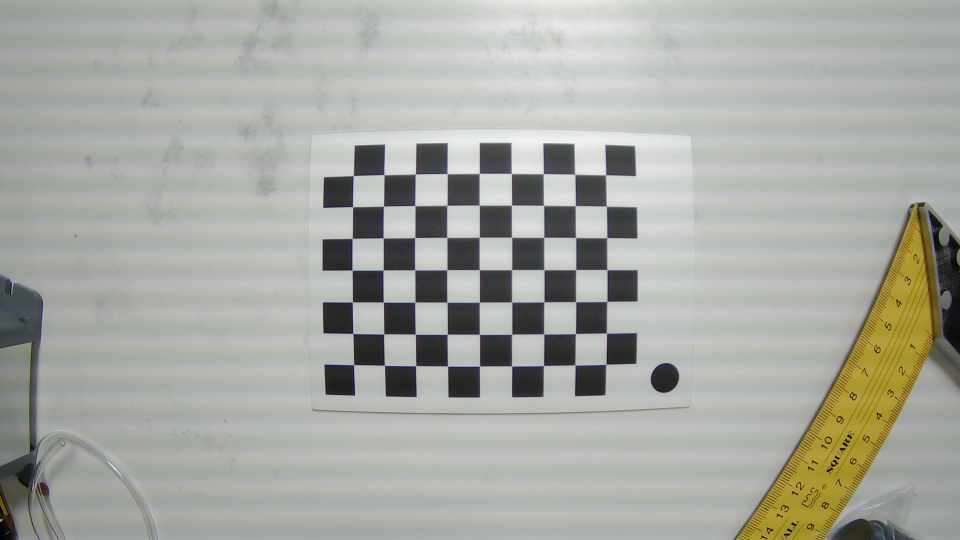
#> input picture calibration_images/session_20250517_054446/image001.jpg, 1920 x 1080 px, given in place of the camera (shown at 1/2 size)
$ python VisionDetect.py   (older library calls are emulated)
#> lines starting #> are read from the running program, lines starting #| are printed output that depends on the picture; after the words box and inside, x2 and y2 are one past the last pixel; in counts of white or black regions, pixels touching at a corner belong together
import cv2
import numpy as np


def main():
    # Load calibration data
    try:
        data = np.load('calibration_data.npz')
#> (reads calibration_capture/calibration_data.npz from the repository)
        mtx, dist = data['mtx'], data['dist']
        print("Calibration data loaded successfully")
    except Exception as e:
        print(f"Error loading calibration data: {e}")
        return

    # Initialize camera
    cam = cv2.VideoCapture(0, cv2.CAP_DSHOW)
    cam.set(cv2.CAP_PROP_FRAME_WIDTH, 1920)
    cam.set(cv2.CAP_PROP_FRAME_HEIGHT, 1080)
    cam.set(cv2.CAP_PROP_FPS, 5)
    cam.set(cv2.CAP_PROP_AUTOFOCUS, 0)

    if not cam.isOpened():
        print("Error: Could not open camera")
        return

    # Get actual frame size
    width = int(cam.get(cv2.CAP_PROP_FRAME_WIDTH))
    height = int(cam.get(cv2.CAP_PROP_FRAME_HEIGHT))
    center_x = width // 2
    center_y = height // 2
    print(f"Camera resolution: {width}x{height}")

    # Undistortion mapping
    mapx, mapy = cv2.initUndistortRectifyMap(mtx, dist, None, mtx, (width, height), cv2.CV_16SC2)

    # Create control window with trackbars
    cv2.namedWindow('Controls', cv2.WINDOW_NORMAL)
    cv2.resizeWindow('Controls', 600, 200)
    cv2.createTrackbar('Threshold', 'Controls', 60, 255, lambda x: None)
    cv2.createTrackbar('Min Radius', 'Controls', 5, 500, lambda x: None)
    cv2.createTrackbar('Max Radius', 'Controls', 300, 500, lambda x: None)
    cv2.createTrackbar('Mean Threshold', 'Controls', 80, 255, lambda x: None)

    # Main window
    cv2.namedWindow('Undistorted View', cv2.WINDOW_NORMAL)
    cv2.resizeWindow('Undistorted View', 1280, 720)

    try:
        while True:
            ret, frame = cam.read()
#> frame is the input picture: shape (1080, 1920, 3); mean B, G, R 162.7, 169.6, 167.9
            if not ret:
                print("Failed to capture frame")
                continue

            # Undistort image
            undistorted = cv2.remap(frame, mapx, mapy, cv2.INTER_LINEAR)
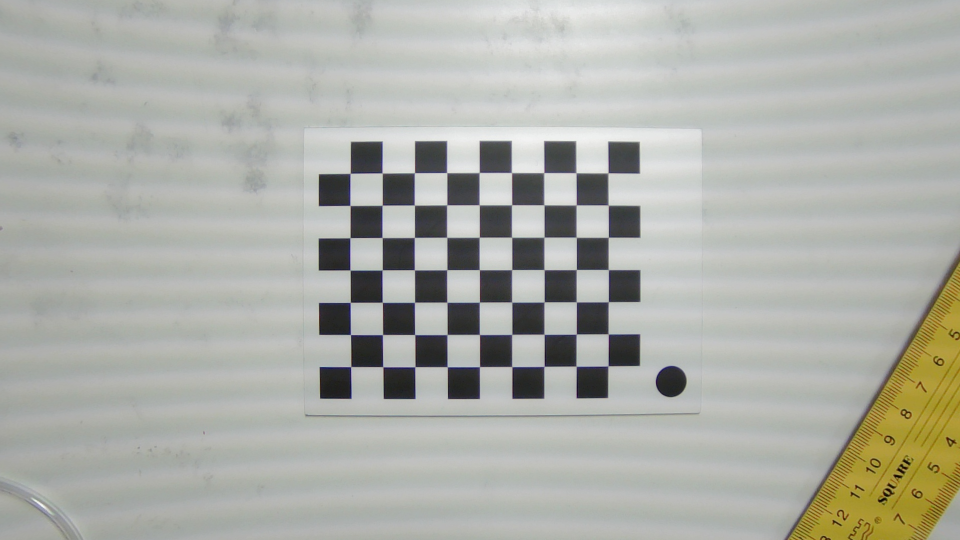
#> undistorted: shape (1080, 1920, 3) (shown at 1/2 size); mean B, G, R 167.3, 174.2, 172.7

            # Get current trackbar positions
            thresh_val = cv2.getTrackbarPos('Threshold', 'Controls')
            min_radius = cv2.getTrackbarPos('Min Radius', 'Controls')
            max_radius = cv2.getTrackbarPos('Max Radius', 'Controls')
            mean_thresh = cv2.getTrackbarPos('Mean Threshold', 'Controls')

            # Ensure valid radius range
            current_min = min(min_radius, max_radius)
            current_max = max(min_radius, max_radius)

            # Convert to grayscale and process
            gray = cv2.cvtColor(undistorted, cv2.COLOR_BGR2GRAY)
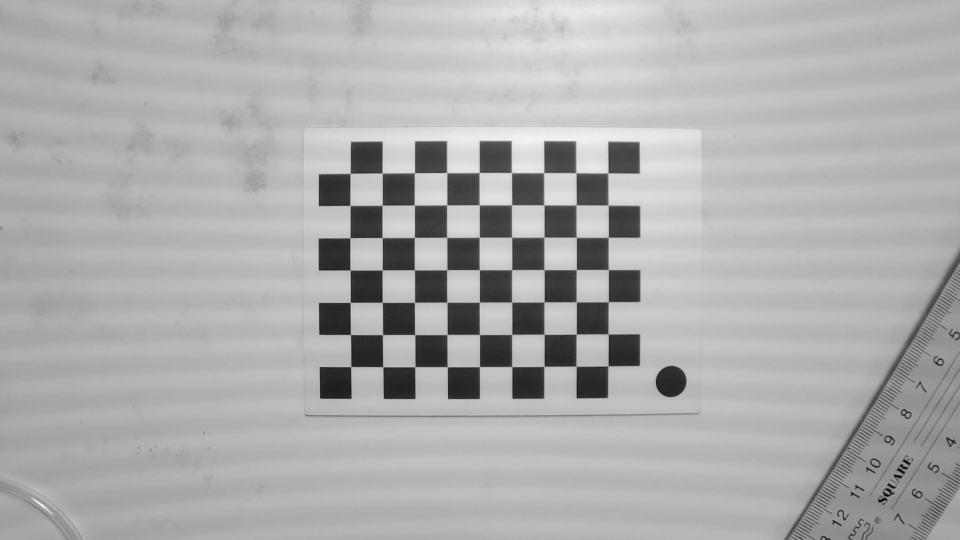
#> gray: shape (1080, 1920) (shown at 1/2 size); min 3, max 254, mean 173
            blurred = cv2.GaussianBlur(gray, (9, 9), 2)

            # Adaptive thresholding for better contrast handling
            _, thresh = cv2.threshold(blurred, thresh_val, 255, cv2.THRESH_BINARY_INV)
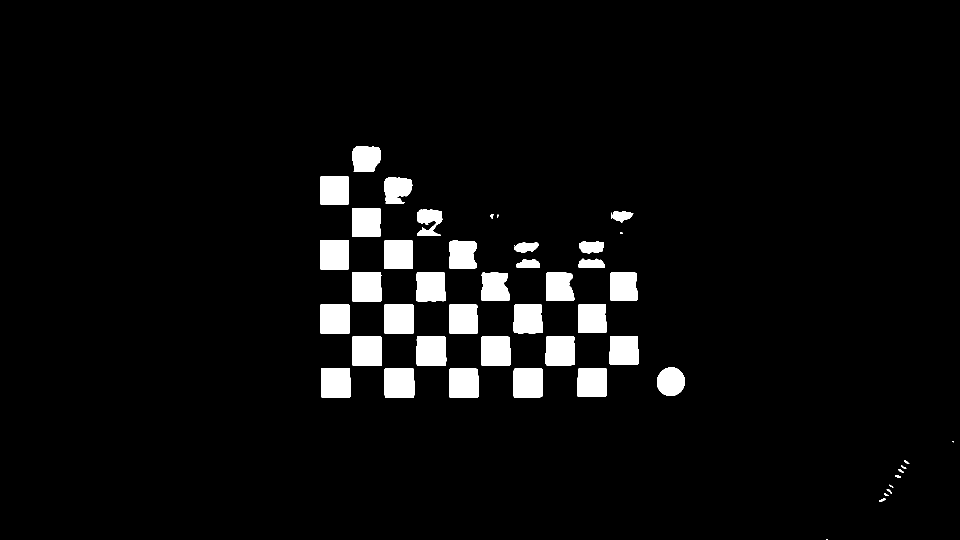
#> thresh: shape (1080, 1920) (shown at 1/2 size); 4.6% white; 47 white regions (4 under 20 px), largest, box (x1, y1, x2, y2) and area: (640, 608, 700, 668) 3524, (769, 737, 829, 796) 3501, (642, 736, 701, 796) 3481

            # Morphological operations to reduce noise
            kernel = np.ones((3, 3), np.uint8)
            cleaned = cv2.morphologyEx(thresh, cv2.MORPH_OPEN, kernel, iterations=1)
#> cleaned: shape (1080, 1920); 4.6% white; 43 white regions (2 under 20 px)

            # Find contours
            contours, _ = cv2.findContours(cleaned, cv2.RETR_EXTERNAL, cv2.CHAIN_APPROX_SIMPLE)
#> contours = 43 contours, 5 with area under 20; largest, box (x1, y1, x2, y2) and area: (640, 608, 700, 668) 3410, (769, 737, 829, 796) 3386, (642, 736, 701, 796) 3366, (705, 673, 764, 732) 3341, (768, 608, 828, 668) 3340

            for cnt in contours:
                area = cv2.contourArea(cnt)
                if area < 100:
                    continue

                # Improved circularity check
                perimeter = cv2.arcLength(cnt, True)
                if perimeter == 0:
                    continue
                circularity = (4 * np.pi * area) / (perimeter ** 2)

                if circularity < 0.7:
                    continue

                # Ellipse fitting for better shape verification
                if len(cnt) < 5:
                    continue
                ellipse = cv2.fitEllipse(cnt)
                (xe, ye), (ma, MA), angle = ellipse
                axis_ratio = min(ma, MA) / max(ma, MA)
                if axis_ratio < 0.7:
                    continue

                (x, y), radius = cv2.minEnclosingCircle(cnt)
                center = (int(x), int(y))
                radius = int(radius)

                if radius < current_min or radius > current_max:
                    continue

                # Intensity check with dynamic threshold
                mask = np.zeros_like(gray)
                cv2.circle(mask, center, radius, 255, -1)
                mean_val = cv2.mean(gray, mask=mask)[0]
                if mean_val > mean_thresh:
                    continue

                # Calculate position relative to center
                dx = int(x - center_x)
                dy = int(y - center_y)

                # Draw detection markers
                cv2.circle(undistorted, center, radius, (0, 255, 0), 2)
                cv2.circle(undistorted, center, 3, (0, 0, 255), -1)
                cv2.ellipse(undistorted, ellipse, (255, 0, 0), 2)

                # Position text with background for readability
                label = f"dx: {dx}, dy: {dy}"
                (text_width, text_height), _ = cv2.getTextSize(label, cv2.FONT_HERSHEY_SIMPLEX, 0.6, 2)
                cv2.rectangle(undistorted,
                              (center[0] + 10, center[1] - text_height - 10),
                              (center[0] + 10 + text_width, center[1] - 10),
                              (0, 0, 0), -1)
                cv2.putText(undistorted, label, (center[0] + 10, center[1] - 10),
                            cv2.FONT_HERSHEY_SIMPLEX, 0.6, (255, 255, 0), 2)
#> this loop made 43 passes
#> (area, perimeter, circularity, xe, ye, ma, MA, angle) on passes 8, 10, 11, 14, 15, 16, 17, 20, 21, 22, 23, 24: (3256, 225.3, 0.806, 1055.3, 764.6, 60.14, 133.8, 1.14), (3386.5, 229.9, 0.805, 798.1, 764.6, 60.09, 166.4, 179.5), (3222.5, 223.9, 0.808, 1183.8, 765.1, 59.47, 134.1, 2.38), (3241.5, 225.9, 0.798, 991, 709.6, 57.89, 196.4, 179.3), (3332, 229.3, 0.796, 862.1, 705, 58.71, 177, 179.6), (3341, 229.7, 0.796, 733.6, 704.1, 58.46, 237.5, 179.2), (3184.5, 223.9, 0.798, 1247.2, 699.2, 57.09, 160.9, 1.23), (3195, 226.1, 0.785, 926.4, 651.5, 56.28, 310.6, 179.3), (3059, 224.1, 0.765, 1183.5, 644.3, 58.06, 105.5, 177.4), (3339.5, 235.7, 0.755, 796.8, 637.3, 62.98, 92.59, 89.84), (3409.5, 231.6, 0.799, 669.4, 638.7, 58.81, 190.2, 179.3), (2858, 217.8, 0.757, 1246.3, 540.7, 50.06, 298.2, 179.2)
#> (area, perimeter, circularity) on passes 25, 26, 29, 30, 31, 32: (2806, 225.3, 0.695), (2785.5, 229.5, 0.665), (750, 131.9, 0.541), (613.5, 118.5, 0.549), (685, 120.9, 0.589), (927, 136.4, 0.626)
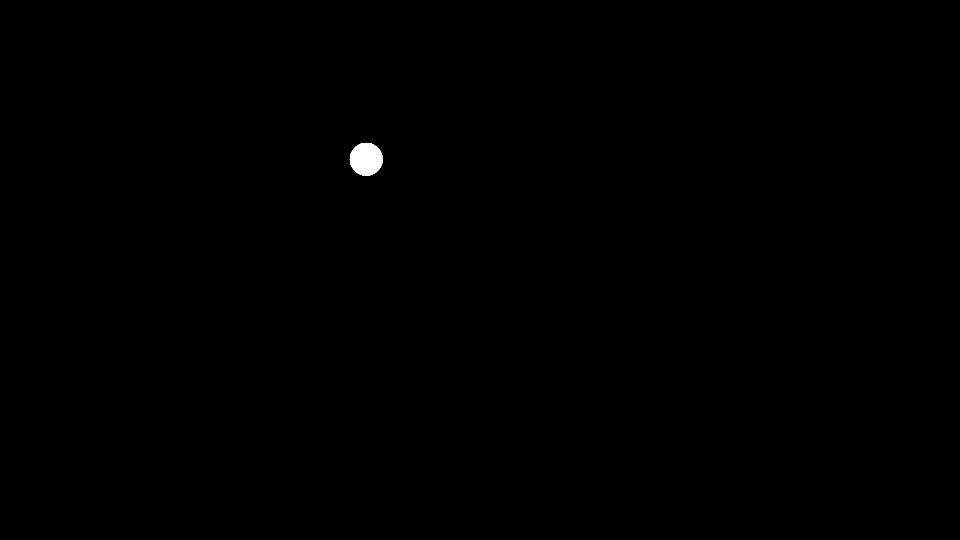
#> mask: shape (1080, 1920) (shown at 1/2 size); 0.16% white; 1 white region, box (x1, y1, x2, y2) and area: (699, 285, 766, 352) 3409
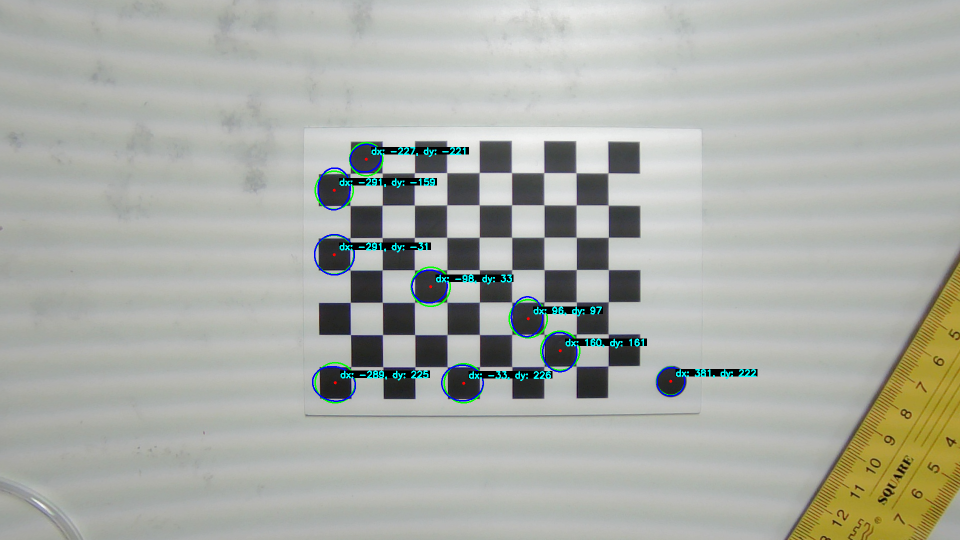
#> undistorted: shape (1080, 1920, 3) (shown at 1/2 size); 1.63% of pixels changed, all inside (x1, y1, x2, y2) = (624, 284, 1515, 807)

            # Draw center markers
            cv2.drawMarker(undistorted, (center_x, center_y), (255, 0, 255),
                           cv2.MARKER_CROSS, 20, 2)
#> undistorted: shape (1080, 1920, 3); 0.01% of pixels changed, all inside (x1, y1, x2, y2) = (949, 529, 972, 552)
            cv2.line(undistorted, (center_x, 0), (center_x, height), (255, 0, 255), 1)
            cv2.line(undistorted, (0, center_y), (width, center_y), (255, 0, 255), 1)

            # Show parameter overlay
            param_text = f"Thresh: {thresh_val} | Min R: {current_min} | Max R: {current_max} | Mean: {mean_thresh}"
            cv2.putText(undistorted, param_text, (10, 30),
                        cv2.FONT_HERSHEY_SIMPLEX, 0.7, (0, 0, 255), 2)
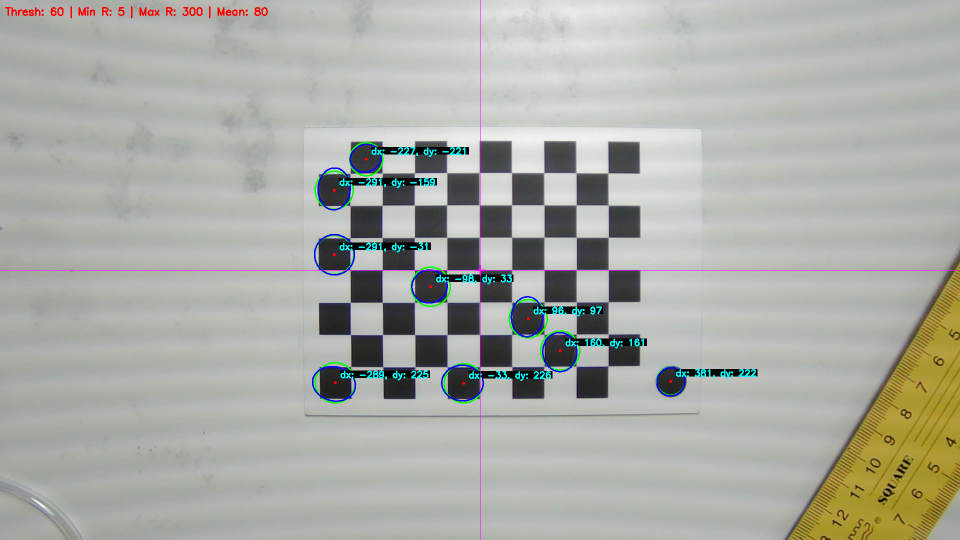
#> undistorted: shape (1080, 1920, 3) (shown at 1/2 size); mean B, G, R 166.6, 173.1, 170.8

            cv2.imshow('Undistorted View', undistorted)
            cv2.imshow('Threshold View', cleaned)

            key = cv2.waitKey(1)
#> (key q is pressed here)
            if key == 27 or key == ord('q'):
                break

    finally:
        cam.release()
        cv2.destroyAllWindows()
        print("Resources released")


if __name__ == "__main__":
    main()
